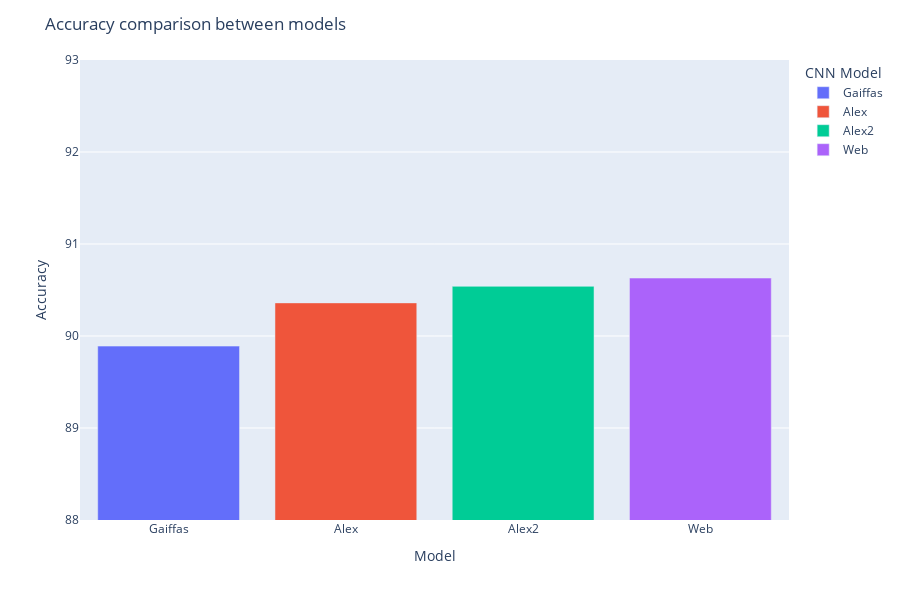

The cell this chart's notebook holds for it:
### Code cell
fig = px.bar(testing_accuracy_df, x='model', y='accuracy', hover_data=['accuracy', 'model'], 
             color='model', height=600,
             color_continuous_scale=px.colors.sequential.Viridis
            )

fig.update_layout(
    title="Accuracy comparison between models",
    xaxis_title="Model",
    yaxis_title="Accuracy",
    legend_title_text='CNN Model',
    yaxis=dict( range=[88, 93])
)

fig.show()

### Figure 1 — Plotly figure (JSON) as saved in the notebook; plotly's stock layout.template omitted (floating-point values rounded to 4 significant figures)
{"data": [{"alignmentgroup": "True", "customdata": [[89.89, "Gaiffas"]], "hovertemplate": "model=%{customdata[1]}<br>accuracy=%{customdata[0]}<extra></extra>", "legendgroup": "Gaiffas", "marker": {"color": "#636efa"}, "name": "Gaiffas", "offsetgroup": "Gaiffas", "orientation": "v", "showlegend": true, "textposition": "auto", "type": "bar", "x": ["Gaiffas"], "xaxis": "x", "y": [89.89], "yaxis": "y"}, {"alignmentgroup": "True", "customdata": [[90.36, "Alex"]], "hovertemplate": "model=%{customdata[1]}<br>accuracy=%{customdata[0]}<extra></extra>", "legendgroup": "Alex", "marker": {"color": "#EF553B"}, "name": "Alex", "offsetgroup": "Alex", "orientation": "v", "showlegend": true, "textposition": "auto", "type": "bar", "x": ["Alex"], "xaxis": "x", "y": [90.36], "yaxis": "y"}, {"alignmentgroup": "True", "customdata": [[90.54, "Alex2"]], "hovertemplate": "model=%{customdata[1]}<br>accuracy=%{customdata[0]}<extra></extra>", "legendgroup": "Alex2", "marker": {"color": "#00cc96"}, "name": "Alex2", "offsetgroup": "Alex2", "orientation": "v", "showlegend": true, "textposition": "auto", "type": "bar", "x": ["Alex2"], "xaxis": "x", "y": [90.54], "yaxis": "y"}, {"alignmentgroup": "True", "customdata": [[90.63, "Web"]], "hovertemplate": "model=%{customdata[1]}<br>accuracy=%{customdata[0]}<extra></extra>", "legendgroup": "Web", "marker": {"color": "#ab63fa"}, "name": "Web", "offsetgroup": "Web", "orientation": "v", "showlegend": true, "textposition": "auto", "type": "bar", "x": ["Web"], "xaxis": "x", "y": [90.63], "yaxis": "y"}], "layout": {"barmode": "relative", "height": 600, "legend": {"title": {"text": "CNN Model"}, "tracegroupgap": 0}, "margin": {"t": 60}, "title": {"text": "Accuracy comparison between models"}, "xaxis": {"anchor": "y", "categoryarray": ["Gaiffas", "Alex", "Alex2", "Web"], "categoryorder": "array", "domain": [0, 1], "title": {"text": "Model"}}, "yaxis": {"anchor": "x", "domain": [0, 1], "range": [88, 93], "title": {"text": "Accuracy"}}}}
